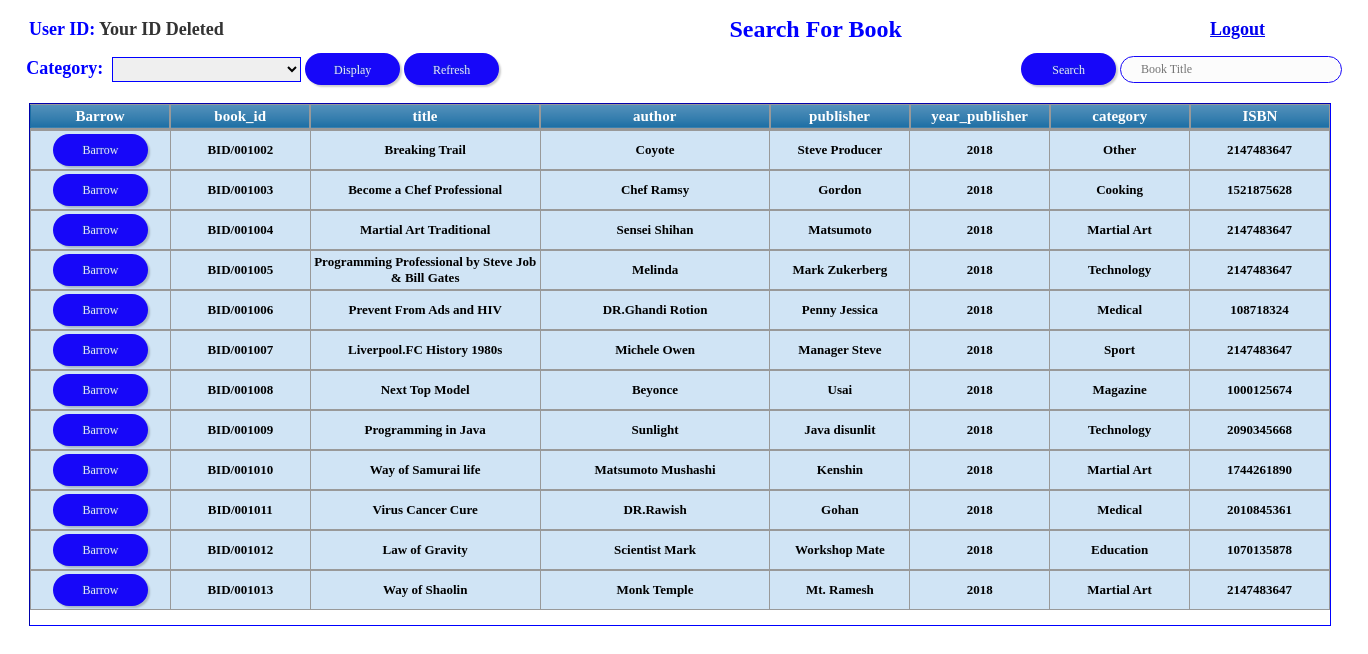
Page /3321_LMS_Website/root/user_book_barrowed.php (signed in) on the committed database.
### tables this page shows
CREATE TABLE IF NOT EXISTS `book_detail` (
  `book_id` varchar(30) NOT NULL,
  `title` varchar(100) NOT NULL,
  `author` varchar(100) NOT NULL,
  `publisher` varchar(60) NOT NULL,
  `year_publisher` int(8) NOT NULL,
  `category` varchar(60) NOT NULL,
  `ISBN` int(30) NOT NULL,
  `date_of_purchase` text NOT NULL,
  `book_price` int(8) NOT NULL,
  `quantity` int(200) NOT NULL
);

### 3321_LMS_Website/root/user_book_barrowed.php (the view, shortened to what this page needs)
<!DOCTYPE html PUBLIC "-//W3C//DTD XHTML 1.0 Transitional//EN" "http://www.w3.org/TR/xhtml1/DTD/xhtml1-transitional.dtd">
<html xmlns="http://www.w3.org/1999/xhtml">
<head>
</head>
<body>
<table width="1350" height="641" border="0">
  <tr>
    <th height="36" colspan="2" align="left" class="fontblack" scope="col"><span class="label">&nbsp;&nbsp;&nbsp;&nbsp;User ID:
     </span>
      <?php
	  $c = mysqli_connect("localhost","root","","library_management_system");
	  $s = "SELECT identity_card FROM user_detail WHERE identity_card = '$_SESSION[u]'";
	  $result = mysqli_query($c,$s);
	  if ($result->num_rows > 0) {
      while($row = $result->fetch_assoc()) {
      echo "".$row["identity_card"] ."";
	   }
      } else {
      echo  "Your ID Deleted";
      }
	    ?>
    </th>
    <th width="800" class="title" scope="col">Search For Book</th>
    <th width="240" class="label" scope="col"><a href="logout.php">Logout</a></th>
</tr>
  <form id="form3" name="form3" method="post" action="<?php echo $_SERVER['PHP_SELF']; ?>">
  <tr>
    <th width="330" height="36" align="right" class="label" scope="col">
    Category:&nbsp;
    <select name="txtcategory" class="cssoption" id="txtcategory">
    <option value=""></option>
    <option value="Other">Other</option>
    <option value="Non-Fiction">Non-Fiction</option></th>
    <th width="250" align="left" scope="col">
    <input name="btntypes" type="submit" class="btn-enjoy-css1" id="btntypes" value="Display" />
    <input name="btnviewall" type="submit" class="btn-enjoy-css1" id="btnviewall" value="Refresh" />
</th>
</form>
    <form id="form2" name="form2" method="post" action="<?php echo $_SERVER['PHP_SELF']; ?>">
    <th height="36" align="right" scope="col">
    <input name="btnsearch" type="submit" class="btn-enjoy-css1" id="btnsearch" value="Search" />
    </th>
    <th height="36" align="left" scope="col">
    <input name="txtsearchbook" type="text" class="enjoy-css" id="txtsearchbook" placeholder="Book Title" required/></th>
  	</form>
  <tr>
    <th height="551" colspan="4" scope="col">
    <div class="scroolbook" id="txtscroolbook">
    <table width="100%" align="center" class="blueTable">
    <thead>
<tr>
<th width="60%" align="center">Barrow</th>
<th width="60%" align="center">book_id</th>
<th width="100%" align="center" >title</th>
<th width="100%" align="center">author</th>
<th width="60%" align="center">publisher</th>
<th width="60%" align="center">year_publisher</th>
<th width="60%" align="center">category</th>
<th width="60%" align="center">ISBN</th>
</tr>
</thead>
<tbody>
<form id="form1" name="form1" method="post" action="<?php echo $_SERVER['PHP_SELF']; ?>">
<?php
	if(isset($_POST['btnviewall'])){
$c = mysqli_connect("localhost","root","","library_management_system");
$s = "SELECT book_id, title, author, publisher, year_publisher, category, ISBN FROM book_detail";
$result = mysqli_query($c,$s);
	if ($result->num_rows > 0) {
    while($row = $result->fetch_assoc()) {
echo "<table width=100% align=center class=blueTable>";
echo "<tr>";
echo "<td width=60% align=center><a href='confirm_user.php?btnbarrow=$row[book_id]'><input name=btnbarrow class=btn-enjoy-css1 value=Barrow></td>";
echo "<td width=60% align=center>$row[book_id]</td>";
echo "<td width=100% align=center>$row[title]</td>";
echo "<td width=100% align=center>$row[author]</td>";
echo "<td width=60% align=center>$row[publisher]</td>";
echo "<td width=60% align=center>$row[year_publisher]</td>";
echo "<td width=60% align=center>$row[category]</td>";
echo "<td width=60% align=center>$row[ISBN]</td>";
echo "</tr>";
echo "</tbody>";
echo "</table>";
	}
	}
	}
	else
	{
$c = mysqli_connect("localhost","root","","library_management_system");
$s = "SELECT book_id, title, author, publisher, year_publisher, category, ISBN FROM book_detail";
$result = mysqli_query($c,$s);
	if ($result->num_rows > 0) {
    while($row = $result->fetch_assoc()) {
echo "<table width=100% align=center class=blueTable>";
echo "<tr>";
echo "<td width=60% align=center><a href='confirm_user.php?btnbarrow=$row[book_id]'><input name=btnbarrow class=btn-enjoy-css1 value=Barrow></td>";
echo "<td width=60% align=center>$row[book_id]</td>";
echo "<td width=100% align=center>$row[title]</td>";
echo "<td width=100% align=center>$row[author]</td>";
echo "<td width=60% align=center>$row[publisher]</td>";
echo "<td width=60% align=center>$row[year_publisher]</td>";
echo "<td width=60% align=center>$row[category]</td>";
echo "<td width=60% align=center>$row[ISBN]</td>";
echo "</tr>";
echo "</tbody>";
echo "</table>";
	}
	}
	}
?>
</div>
  </th>
  </tr>
</body>
</html>

### 3321_LMS_Website/root/user_book_barrowed.php (style rules this page uses)
table.blueTable { table-layout : fixed; border: 1px solid #1C6EA4; background-color: #D0E4F5; width: 100%; text-align: left; border-collapse: collapse; font-family: "Palatino Linotype", "Book Antiqua", Palatino, serif; }
table.blueTable td, table.blueTable th { border: 1px solid #999999; padding: 3px 2px; }
table.blueTable tbody td { font-size: 13px; }
.title { table-layout :auto; font-family: "Palatino Linotype", "Book Antiqua", Palatino, serif; font-size: 24px; color: #00F; }
table.blueTable thead { background: #1C6EA4; background: -moz-linear-gradient(top, #5592bb 0%, #327cad 66%, #1C6EA4 100%); background: -webkit-linear-gradient(top, #5592bb 0%, #327cad 66%, #1C6EA4 100%); border-bottom-width: 2px; border-bottom-style: solid; border-top-color: #999999; border-bottom-color: #999999; border-right-color: #999999; border-left-color: #999999; background-color: #999; background-position: bottom; }
table.blueTable thead th { font-size: 15px; font-weight: bold; color: #FFFFFF; border-left-width: 2px; border-left-style: solid; border-top-color: #999999; border-right-color: #999999; border-bottom-color: #999999; border-left-color: #999999; }
table.blueTable thead th:first-child { border-left: none; }
.scroolbook { height: 521px; width: 1300px; overflow: scroll; visibility: inherit; left: 29px; top: 103px; border: thin inset #00F; position: absolute; }
.enjoy-css { display: inline-block; -webkit-box-sizing: content-box; -moz-box-sizing: content-box; box-sizing: content-box; width: 15em; height: 5px; padding: 10px 20px; border: 1px solid rgba(23,7,249,1); -webkit-border-radius: 20px; border-radius: 20px; font: normal 12px/normal "Palatino Linotype", "Book Antiqua", Palatino, serif; color: rgba(7,7,7,1); -o-text-overflow: clip; text-overflow: clip; background: rgba(252,252,252,1); -webkit-transition: all 200ms cubic-bezier(0.42, 0, 0.58, 1); -moz-transition: all 200ms cubic-bezier(0.42, 0, 0.58, 1); -o-transition: all 200ms cubic-bezier(0.42, 0, 0.58, 1); transition: all 200ms cubic-bezier(0.42, 0, 0.58, 1); }
.label { font-family: "Palatino Linotype", "Book Antiqua", Palatino, serif; font-size: 18px; color: #00F; }
.btn-enjoy-css1 { display: inline-block; -webkit-box-sizing: content-box; -moz-box-sizing: content-box; box-sizing: content-box; width: 55px; height: 12px; cursor: pointer; border: none; -webkit-border-radius: 25px; border-radius: 25px; font: normal 12px/normal "Palatino Linotype", "Book Antiqua", Palatino, serif; color: rgba(255,255,255,0.9); text-align: center; -o-text-overflow: clip; text-overflow: clip; background: rgba(23,7,249,1); -webkit-box-shadow: 2px 2px 2px 0 rgba(0,0,0,0.2); box-shadow: 2px 2px 2px 0 rgba(0,0,0,0.2); text-shadow: -1px -1px 0 rgba(15,73,168,0.66); -webkit-transition: all 300ms cubic-bezier(0.42, 0, 0.58, 1); -moz-transition: all 300ms cubic-bezier(0.42, 0, 0.58, 1); -o-transition: all 300ms cubic-bezier(0.42, 0, 0.58, 1); transition: all 300ms cubic-bezier(0.42, 0, 0.58, 1); padding-top: 10px; padding-right: 20px; padding-bottom: 10px; padding-left: 20px; }
.cssoption { height: 25px; width: 5cm; border-top-color: #00F; border-right-color: #00F; border-bottom-color: #00F; border-left-color: #00F; }
.fontblack { font-family: "Palatino Linotype", "Book Antiqua", Palatino, serif; font-size: 18px; color: #333; }

### rows in the picture
book_detail: book_id "BID/001002", title "Breaking Trail", author "Coyote", publisher "Steve Producer", year_publisher "2018", category "Other", ISBN "2147483647"
book_detail: book_id "BID/001003", title "Become a Chef Professional", author "Chef Ramsy", publisher "Gordon", year_publisher "2018", category "Cooking", ISBN "1521875628"
book_detail: book_id "BID/001004", title "Martial Art Traditional", author "Sensei Shihan", publisher "Matsumoto", year_publisher "2018", category "Martial Art", ISBN "2147483647"
book_detail: book_id "BID/001005", title "Programming Professional by Steve Job & Bill Gates", author "Melinda", publisher "Mark Zukerberg", year_publisher "2018", category "Technology", ISBN "2147483647"
book_detail: book_id "BID/001006", title "Prevent From Ads and HIV", author "DR.Ghandi Rotion", publisher "Penny Jessica", year_publisher "2018", category "Medical", ISBN "108718324"
book_detail: book_id "BID/001007", title "Liverpool.FC History 1980s", author "Michele Owen", publisher "Manager Steve", year_publisher "2018", category "Sport", ISBN "2147483647"
book_detail: book_id "BID/001008", title "Next Top Model", author "Beyonce", publisher "Usai", year_publisher "2018", category "Magazine", ISBN "1000125674"
book_detail: book_id "BID/001009", title "Programming in Java", author "Sunlight", publisher "Java disunlit", year_publisher "2018", category "Technology", ISBN "2090345668"
book_detail: book_id "BID/001010", title "Way of Samurai life", author "Matsumoto Mushashi", publisher "Kenshin", year_publisher "2018", category "Martial Art", ISBN "1744261890"
book_detail: book_id "BID/001011", title "Virus Cancer Cure", author "DR.Rawish", publisher "Gohan", year_publisher "2018", category "Medical", ISBN "2010845361"
book_detail: book_id "BID/001012", title "Law of Gravity", author "Scientist Mark", publisher "Workshop Mate", year_publisher "2018", category "Education", ISBN "1070135878"
book_detail: book_id "BID/001013", title "Way of Shaolin", author "Monk Temple", publisher "Mt. Ramesh", year_publisher "2018", category "Martial Art", ISBN "2147483647"
